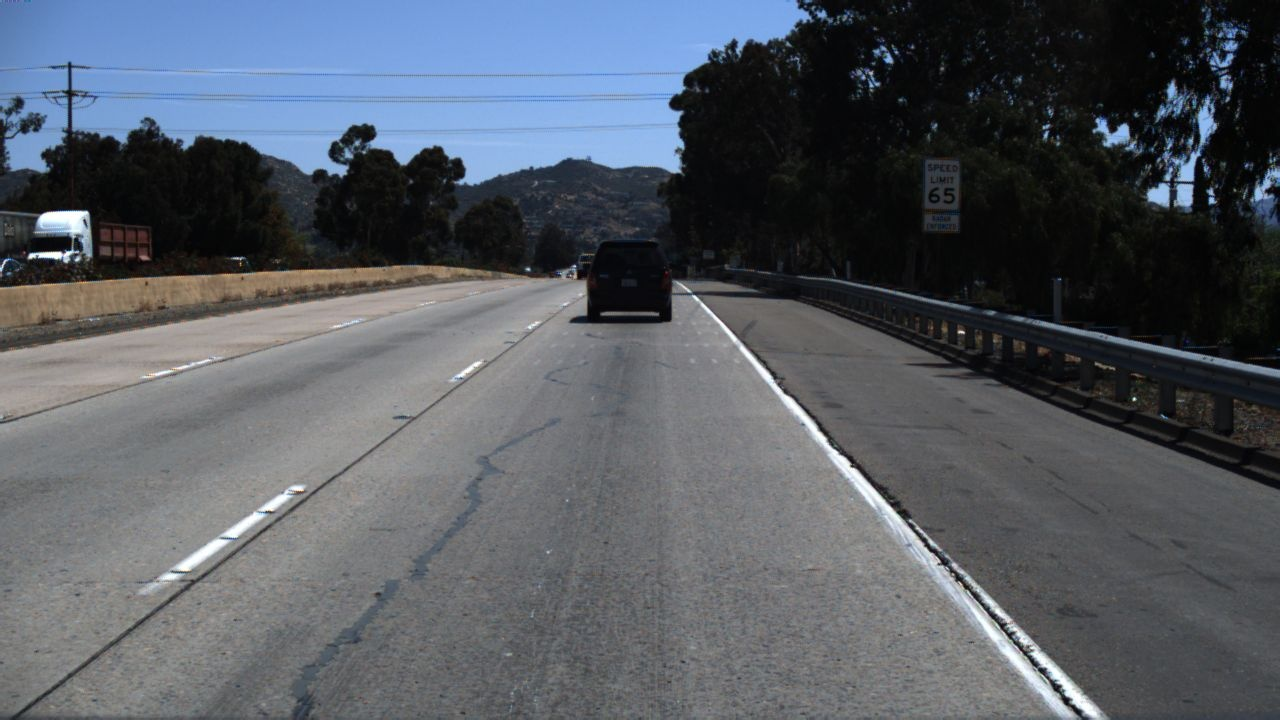
#> input picture data/unprocessed_picture/test1.jpg, 1280 x 720 px
$ python sigma_Iterative.py   (older library calls are emulated)
#> lines starting #> are read from the running program, lines starting #| are printed output that depends on the picture
### utils/image_utils.py
import numpy as np
import cv2
from scipy.signal import convolve2d
import yaml
import sys
sys.path.append('C:/Users/yangxiaohao/PycharmProjects/lane_Hessian_detection')


def load_config(path):
    with open(path, 'r') as file:
        config = yaml.safe_load(file)
    return config


def grayscale(image):
    if image is None:
        print("grayscale error")
        return None
    gray_image = np.zeros(image.shape)
    gray_image = 0.299 * image[:, :, 2] + 0.587 * image[:, :, 1] + 0.114 * image[:, :, 0]
    gray_image = gray_image.astype(np.float32)  # 由于归一到[0,1],选用float32类型

    return gray_image


# [28 lines left out: functions normalized, mask, median_filter, not called in this run]


def gaussian_kernel(sigma, config_path):
    config = load_config(config_path)
    size = config['gaussian_kernel_size']
    size = int(size) // 2
    x, y = np.mgrid[-size:size + 1, -size:size + 1]
    g = np.exp(-(x ** 2 + y ** 2) / (2 * sigma ** 2))
    return g / g.sum()


def scale_space(image, gaussian_kernel_sigma, config_path):
    """此步骤用于对图像进行高斯平滑以生成尺度空间."""
    kernel = gaussian_kernel(gaussian_kernel_sigma, config_path)
    return convolve2d(image, kernel, mode='same', boundary='fill', fillvalue=0).astype(np.float32)


# [41 lines left out: function compute_hessian_matrix, not called in this run]


def max_lambda2(eigenvalues):
    max_lambda2 = np.max(eigenvalues[:, :, 1])
    return max_lambda2


# [48 lines left out: functions regularize_lambda, enhance_filter, combine_images, not called in this run]

### models/sigma_Iterative.py
import matplotlib.pyplot as plt
import yaml
import cv2
import os

from utils.image_utils import scale_space
from utils.image_utils import grayscale


def load_config(path):
    with open(path, 'r') as file:
        config = yaml.safe_load(file)
    return config


def Iterative(image, gaussian_kernel_sigma, config_path):
    grays_image = grayscale(image)
    gaussian_filter_result = scale_space(grays_image, gaussian_kernel_sigma, config_path)
    return gaussian_filter_result


if __name__ == "__main__":
    image = cv2.imread('../data/unprocessed_picture/test1.jpg')
#> image is the input picture: shape (720, 1280, 3); mean B, G, R 98.6, 90.8, 85.5
    config_path = '../cfg/lane_Hessian_detection.yaml'
    config = load_config('../cfg/lane_Hessian_detection.yaml')
    save_path = "../data/sigma_Iterative_result"

    scale = config['gaussian_kernel_sigma']
    # print(type(scale_all))
    length = len(scale)
    # print(length)
    # for i in range(length):
    for i, sigma in enumerate(scale):
        print(i)
        result = Iterative(image, gaussian_kernel_sigma=sigma, config_path=config_path)
        file_name = f"sigma value is {sigma}.jpg"
        full_path = os.path.join(save_path, file_name)
        cv2.imwrite(full_path, result)
        plt.subplot(2, length//2, i + 1)
        plt.imshow(result, cmap='gray')
        plt.title(f'sigma = {sigma}')
        plt.axis('off')
#> this loop made 6 passes
#> pass 1, in grayscale, `gray_image = 0.299 * image[:, :, 2] + 0.587 * image[:, :, 1] + 0.114 *..`:
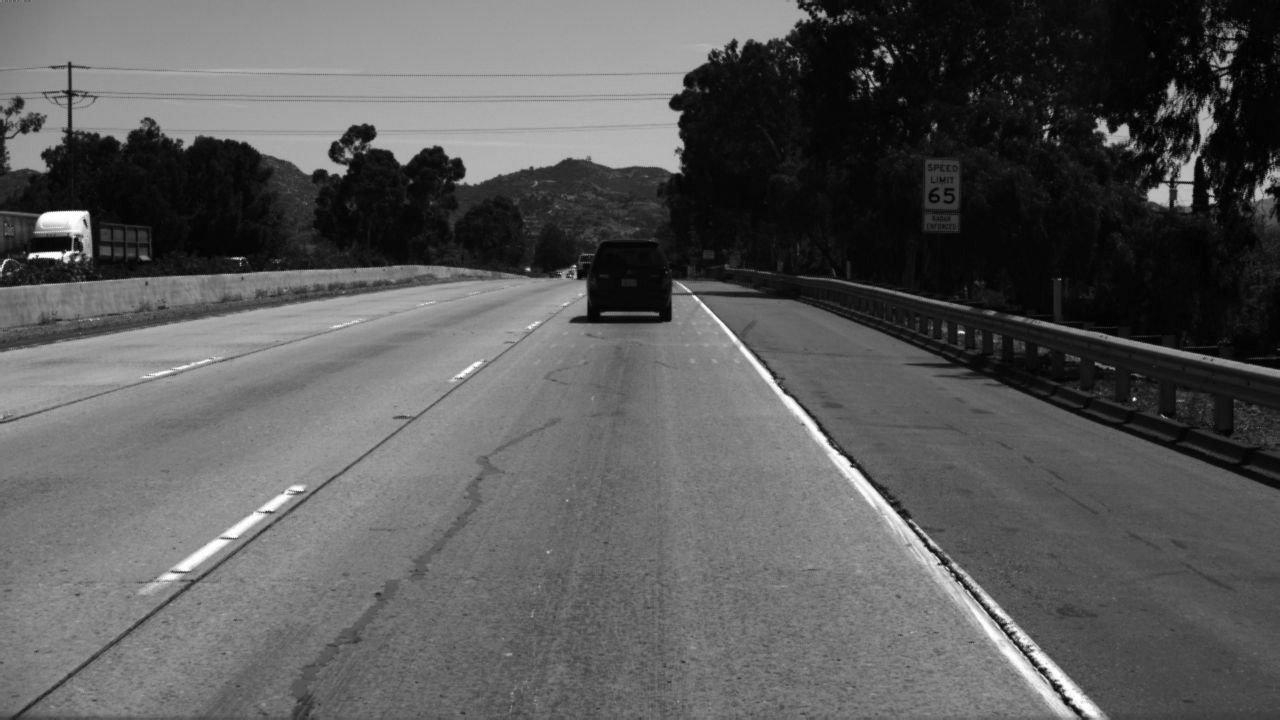
#> gray_image: shape (720, 1280) float64; min 0, max 255, mean 90.1
    plt.show()
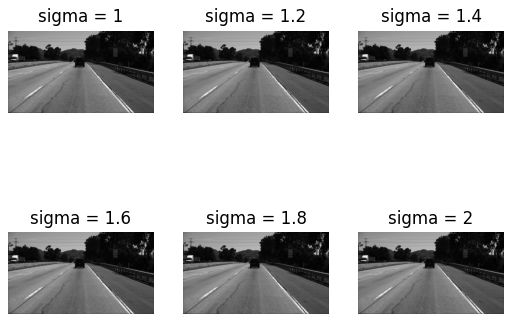
#> figure drawn by matplotlib, 6 panels

$ run again, with data/unprocessed_picture/test2.jpg copied over data/unprocessed_picture/test1.jpg
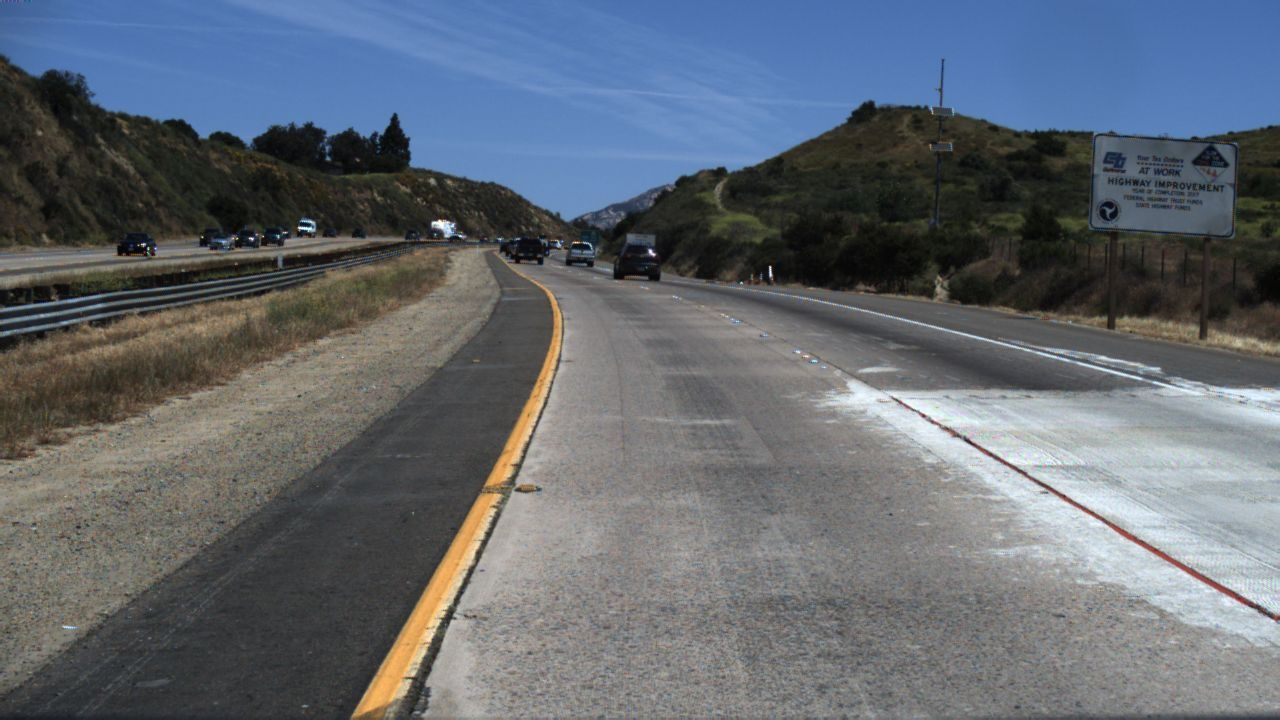
#> input picture data/unprocessed_picture/test2.jpg, 1280 x 720 px
#> image is the input picture: shape (720, 1280, 3); mean B, G, R 113.2, 105.1, 98.6
#> the loop `for i, sigma in enumerate(scale):` made 6 passes
#> pass 1, in grayscale, `gray_image = 0.299 * image[:, :, 2] + 0.587 * image[:, :, 1] + 0.114 *..`:
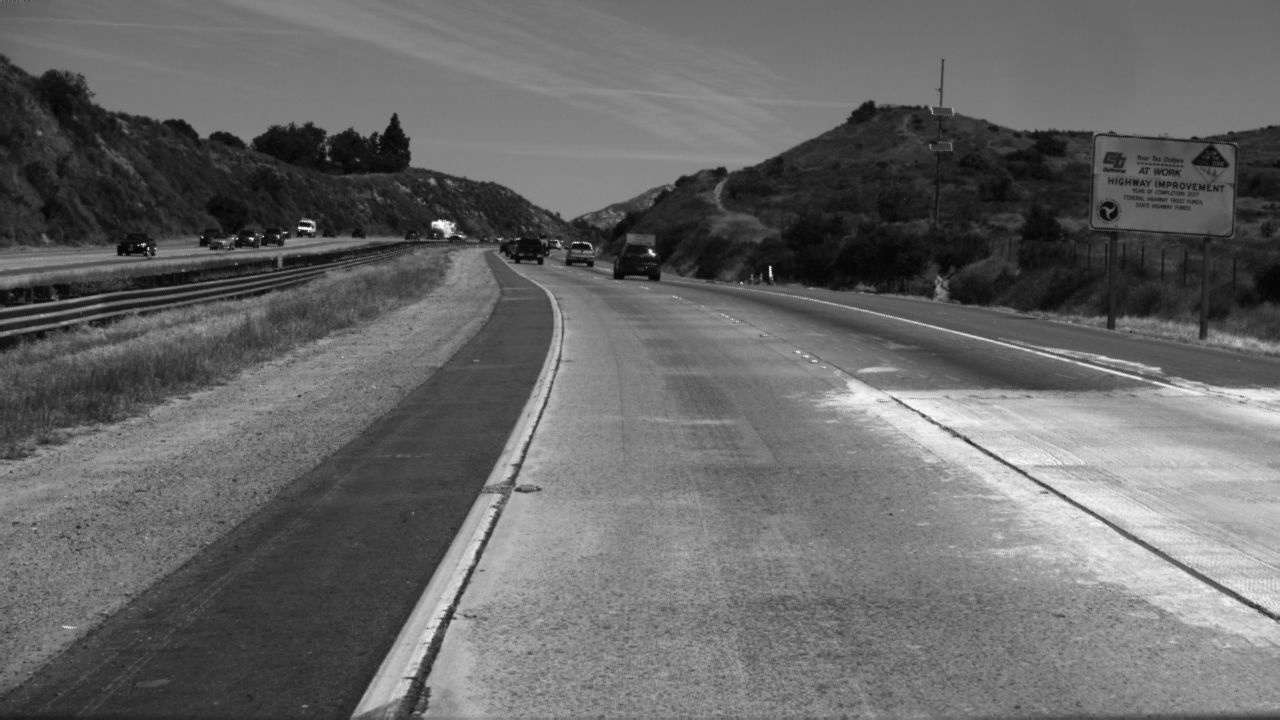
#> gray_image: shape (720, 1280) float64; min 0.228, max 254.8, mean 104.1
